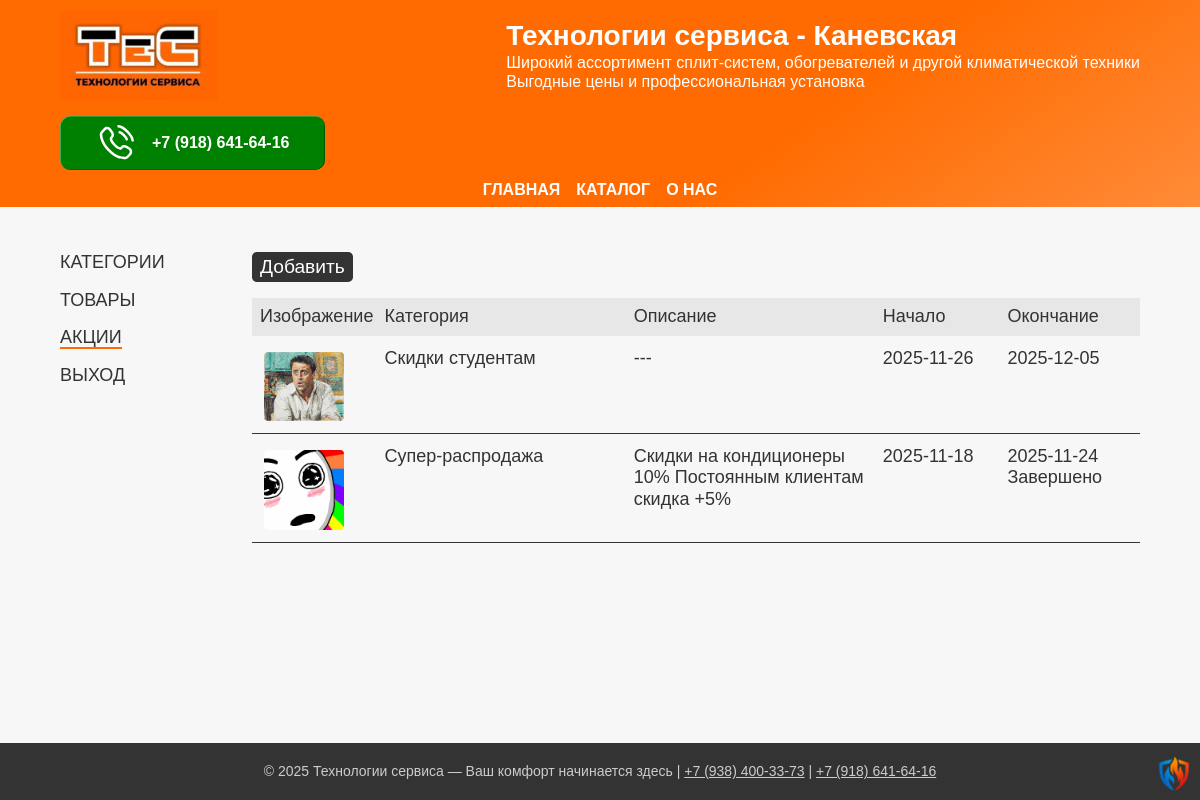
The page /dash/promotions (signed in) on the database its author committed.
### app/models.py (models this page shows, shortened)
class Promotion(db.Model):
    __tablename__ = 'promotions'
    id = db.Column(db.Integer, primary_key=True)
    name = db.Column(db.String(64), nullable=False, unique=True)
    description = db.Column(db.Text, nullable=True)
    start = db.Column(db.DateTime, default=datetime.now, nullable=False)
    end = db.Column(db.DateTime, default=True, nullable=False)
    image_path = db.Column(db.String(255), nullable=True)

### app/urls.py (the view, shortened to what this page needs)
@app.route("/dash/promotions", methods=["GET", "POST"])
def promotions():
    if not current_user.is_authenticated:
        return redirect(url_for('index'), 301)
    promotions_all = Promotion.query.order_by(Promotion.end.desc()).all()
    form = PromotionForm()
    return render_template('./admin/promotions.html',
                           title="Категории",
                           promotions=promotions_all,
                           form=form,
                           today=datetime.now())

### app/models.py (called while the page is built)
@login.user_loader
def load_user(user_id):
    return User.query.get(int(user_id))

### app/templates/admin/promotions.html (shortened to what this page needs)
{% extends "./admin/private.html" %}
{% block article %}
    <div class="cat-menu">
        <button class="cat-btn grey-btn" type="button" onclick="overlayMenu.showModal()">Добавить</button>
    </div>
    <div class="table">
        <header class="table-header promotions-header">
            <div class="promo-img">Изображение</div>
            <div class="promo-name">Категория</div>
            <div class="promo-description">Описание</div>
            <div class="promo-start">Начало</div>
            <div class="promo-end">Окончание</div>
        </header>
    {% for promo in promotions %}
        <a class="table-row promotions-row" href="{{ url_for('promotion', name=promo.name) }}">
            <div class="promo-img">
                {% if promo.image_path %}
                <img class="thumb-img"
                     src="{{ url_for('static', filename='uploads/images/thumbs/' + promo.image_path) }}"
                     alt="{{promo.image_path}}"
                     srcset="{{ url_for('static', filename='uploads/images/thumbs/' + promo.image_path) }}">
                {% endif %}
            </div>
            <div class="promo-name">{{ promo.name }}</div>
            <div class="promo-description">{{ promo.description if promo.description else '---' }}</div>
            <div class="promo-start">
                {{ promo.start.strftime('%Y-%m-%d') if promo.start else "❌" }}
            </div>
            <div class="promo-end">
                {{ promo.end.strftime('%Y-%m-%d') if promo.end else "❌" }}
                {% if promo.end < today %}
                    <br>Завершено
                {% endif %}
            </div>
        </a>
    {% endfor %}
    </div>
{% endblock %}

### app/static/css/style.css (style rules this page uses)
:root { --wrapper-max: 75rem; --wrapper-big: 64rem; --wrapper-middle: 50rem; --wrapper-small: 25rem; --color-green-hover: rgb(58, 206, 0); --color-red-hover: rgb(255, 125, 0); --color-heads-color: #ff6b00; --color-background: #f7f7f7; --color-shadow: #000000A0; --base-transition: 0.2s ease-in-out; }
body { font-family: Geneva, Arial, Helvetica, sans-serif; background-color: var(--color-background); color: #333; display: flex; flex-direction: column; min-height: 100vh; justify-content: space-between; align-content: space-between; container-type: inline-size; container-name: body-size; }
.table { display: flex; flex-direction: column; gap: 0.25rem; }
.table-header, .table-row { display: grid; padding: 0.5rem; }
.promotions-header, .promotions-row { grid-template-columns: 1fr 2fr 2fr 1fr 1fr; }
.thumb-img { display: block; width: 80px; height: auto; margin: 0.25rem; border-radius: 0.25rem; }
.table-header { background-color: #0001; }
.table-row { text-decoration: none; color: #333; border-bottom: 1px solid #333; }
.grey-btn { color: white; background-color: #333; }
.cat-menu { display: flex; gap: 1rem; flex-wrap: wrap; }
.cat-btn { text-decoration: none; padding: 0.25rem 0.5rem; border-radius: 0.25em; font-size: 1.2rem; border: None; display: flex; align-items: center; }

### rows shown on the page
Promotion: image_path (picture), name "Скидки студентам", description "---", start "2025-11-26", end "2025-12-05"
Promotion: image_path (picture), name "Супер-распродажа", description "Скидки на кондиционеры 10% Постоянным клиентам скидка +5%", start "2025-11-18", end "2025-11-24", shows "Завершено"
